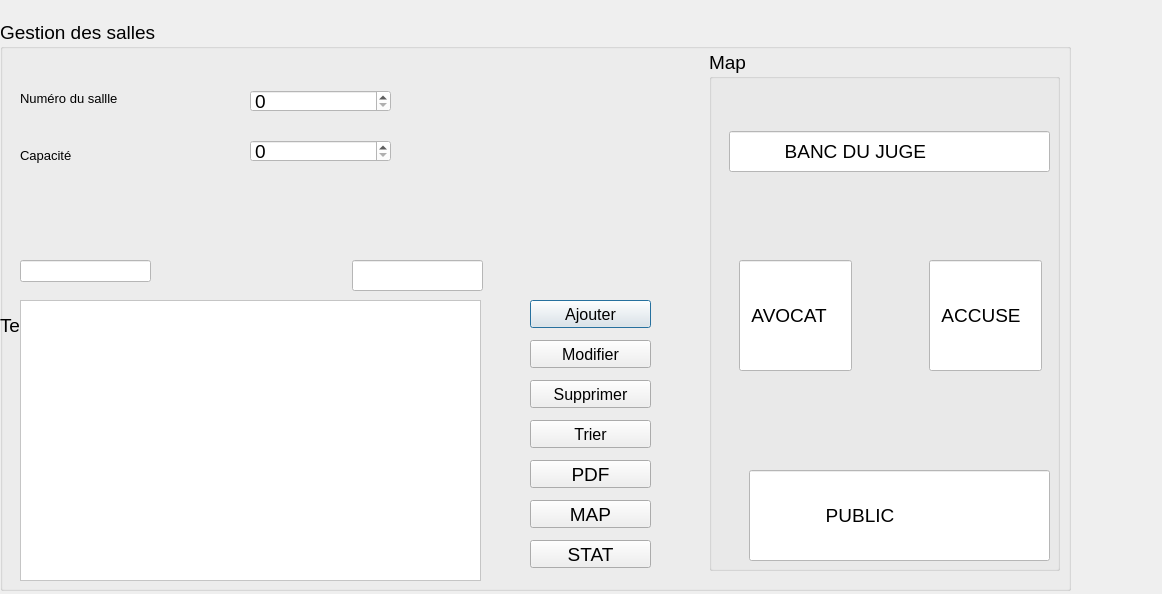
<?xml version="1.0" encoding="UTF-8"?>
<ui version="4.0">
 <class>salle_inter</class>
 <widget class="QDialog" name="salle_inter">
  <property name="geometry">
   <rect>
    <x>0</x>
    <y>0</y>
    <width>1162</width>
    <height>594</height>
   </rect>
  </property>
  <property name="windowTitle">
   <string>Dialog</string>
  </property>
  <widget class="QGroupBox" name="groupBox">
   <property name="geometry">
    <rect>
     <x>0</x>
     <y>20</y>
     <width>1071</width>
     <height>571</height>
    </rect>
   </property>
   <property name="font">
    <font>
     <pointsize>14</pointsize>
    </font>
   </property>
   <property name="styleSheet">
    <string notr="true"/>
   </property>
   <property name="title">
    <string>Gestion des salles </string>
   </property>
   <widget class="QLabel" name="label">
    <property name="geometry">
     <rect>
      <x>20</x>
      <y>70</y>
      <width>131</width>
      <height>16</height>
     </rect>
    </property>
    <property name="font">
     <font>
      <pointsize>10</pointsize>
     </font>
    </property>
    <property name="text">
     <string>Numéro du sallle</string>
    </property>
   </widget>
   <widget class="QLabel" name="label_2">
    <property name="geometry">
     <rect>
      <x>20</x>
      <y>120</y>
      <width>151</width>
      <height>31</height>
     </rect>
    </property>
    <property name="font">
     <font>
      <pointsize>10</pointsize>
     </font>
    </property>
    <property name="text">
     <string>Capacité</string>
    </property>
   </widget>
   <widget class="QLabel" name="label_3">
    <property name="geometry">
     <rect>
      <x>20</x>
      <y>190</y>
      <width>201</width>
      <height>16</height>
     </rect>
    </property>
    <property name="font">
     <font>
      <pointsize>10</pointsize>
     </font>
    </property>
    <property name="text">
     <string/>
    </property>
   </widget>
   <widget class="QSpinBox" name="numsalle">
    <property name="geometry">
     <rect>
      <x>250</x>
      <y>70</y>
      <width>141</width>
      <height>22</height>
     </rect>
    </property>
    <property name="styleSheet">
     <string notr="true">background-color: rgb(255, 255, 255);

</string>
    </property>
   </widget>
   <widget class="QTableView" name="tableView">
    <property name="geometry">
     <rect>
      <x>20</x>
      <y>280</y>
      <width>461</width>
      <height>281</height>
     </rect>
    </property>
    <property name="styleSheet">
     <string notr="true">background-color: rgb(255, 255, 255);</string>
    </property>
   </widget>
   <widget class="QPushButton" name="pushButton">
    <property name="geometry">
     <rect>
      <x>530</x>
      <y>280</y>
      <width>121</width>
      <height>28</height>
     </rect>
    </property>
    <property name="font">
     <font>
      <pointsize>12</pointsize>
     </font>
    </property>
    <property name="text">
     <string>Ajouter</string>
    </property>
   </widget>
   <widget class="QPushButton" name="pushButton_2">
    <property name="geometry">
     <rect>
      <x>530</x>
      <y>320</y>
      <width>121</width>
      <height>28</height>
     </rect>
    </property>
    <property name="font">
     <font>
      <pointsize>12</pointsize>
     </font>
    </property>
    <property name="text">
     <string>Modifier</string>
    </property>
   </widget>
   <widget class="QPushButton" name="pushButton_3">
    <property name="geometry">
     <rect>
      <x>530</x>
      <y>360</y>
      <width>121</width>
      <height>28</height>
     </rect>
    </property>
    <property name="font">
     <font>
      <pointsize>12</pointsize>
     </font>
    </property>
    <property name="text">
     <string>Supprimer</string>
    </property>
   </widget>
   <widget class="QLineEdit" name="supp">
    <property name="geometry">
     <rect>
      <x>20</x>
      <y>240</y>
      <width>131</width>
      <height>22</height>
     </rect>
    </property>
    <property name="styleSheet">
     <string notr="true">background-color: rgb(255, 255, 255);</string>
    </property>
   </widget>
   <widget class="QPushButton" name="pushButton_4">
    <property name="geometry">
     <rect>
      <x>530</x>
      <y>400</y>
      <width>121</width>
      <height>28</height>
     </rect>
    </property>
    <property name="font">
     <font>
      <pointsize>12</pointsize>
     </font>
    </property>
    <property name="text">
     <string>Trier</string>
    </property>
   </widget>
   <widget class="QGroupBox" name="groupBox_2">
    <property name="geometry">
     <rect>
      <x>709</x>
      <y>30</y>
      <width>351</width>
      <height>521</height>
     </rect>
    </property>
    <property name="title">
     <string>Map</string>
    </property>
    <widget class="QLineEdit" name="lineEdit_4">
     <property name="geometry">
      <rect>
       <x>20</x>
       <y>81</y>
       <width>321</width>
       <height>41</height>
      </rect>
     </property>
     <property name="styleSheet">
      <string notr="true">background-color: rgb(255, 255, 255);</string>
     </property>
     <property name="text">
      <string>          BANC DU JUGE</string>
     </property>
    </widget>
    <widget class="QLineEdit" name="lineEdit_5">
     <property name="geometry">
      <rect>
       <x>30</x>
       <y>210</y>
       <width>113</width>
       <height>111</height>
      </rect>
     </property>
     <property name="styleSheet">
      <string notr="true">background-color: rgb(255, 255, 255);</string>
     </property>
     <property name="text">
      <string>  AVOCAT</string>
     </property>
    </widget>
    <widget class="QLineEdit" name="lineEdit_6">
     <property name="geometry">
      <rect>
       <x>220</x>
       <y>210</y>
       <width>113</width>
       <height>111</height>
      </rect>
     </property>
     <property name="styleSheet">
      <string notr="true">background-color: rgb(255, 255, 255);</string>
     </property>
     <property name="text">
      <string>  ACCUSE</string>
     </property>
    </widget>
    <widget class="QLineEdit" name="lineEdit_7">
     <property name="geometry">
      <rect>
       <x>40</x>
       <y>420</y>
       <width>301</width>
       <height>91</height>
      </rect>
     </property>
     <property name="styleSheet">
      <string notr="true">background-color: rgb(255, 255, 255);</string>
     </property>
     <property name="text">
      <string>              PUBLIC</string>
     </property>
    </widget>
   </widget>
   <widget class="QLineEdit" name="research">
    <property name="geometry">
     <rect>
      <x>352</x>
      <y>240</y>
      <width>131</width>
      <height>31</height>
     </rect>
    </property>
    <property name="styleSheet">
     <string notr="true">background-color: rgb(255, 255, 255);
</string>
    </property>
   </widget>
   <widget class="QPushButton" name="pushButton_5">
    <property name="geometry">
     <rect>
      <x>530</x>
      <y>440</y>
      <width>121</width>
      <height>28</height>
     </rect>
    </property>
    <property name="text">
     <string>PDF</string>
    </property>
   </widget>
   <widget class="QPushButton" name="pushButton_6">
    <property name="geometry">
     <rect>
      <x>530</x>
      <y>480</y>
      <width>121</width>
      <height>28</height>
     </rect>
    </property>
    <property name="text">
     <string>MAP</string>
    </property>
   </widget>
   <widget class="QPushButton" name="pushButton_7">
    <property name="geometry">
     <rect>
      <x>530</x>
      <y>520</y>
      <width>121</width>
      <height>28</height>
     </rect>
    </property>
    <property name="text">
     <string>STAT</string>
    </property>
   </widget>
   <widget class="QSpinBox" name="capacite_2">
    <property name="geometry">
     <rect>
      <x>250</x>
      <y>120</y>
      <width>141</width>
      <height>22</height>
     </rect>
    </property>
    <property name="styleSheet">
     <string notr="true">background-color: rgb(255, 255, 255);</string>
    </property>
   </widget>
   <widget class="QLabel" name="label_lo">
    <property name="geometry">
     <rect>
      <x>0</x>
      <y>40</y>
      <width>1071</width>
      <height>531</height>
     </rect>
    </property>
    <property name="text">
     <string>TextLabel</string>
    </property>
   </widget>
   <zorder>label_lo</zorder>
   <zorder>label</zorder>
   <zorder>label_2</zorder>
   <zorder>label_3</zorder>
   <zorder>numsalle</zorder>
   <zorder>tableView</zorder>
   <zorder>pushButton</zorder>
   <zorder>pushButton_2</zorder>
   <zorder>pushButton_3</zorder>
   <zorder>supp</zorder>
   <zorder>pushButton_4</zorder>
   <zorder>groupBox_2</zorder>
   <zorder>research</zorder>
   <zorder>pushButton_5</zorder>
   <zorder>pushButton_6</zorder>
   <zorder>pushButton_7</zorder>
   <zorder>capacite_2</zorder>
  </widget>
 </widget>
 <resources/>
 <connections/>
</ui>
